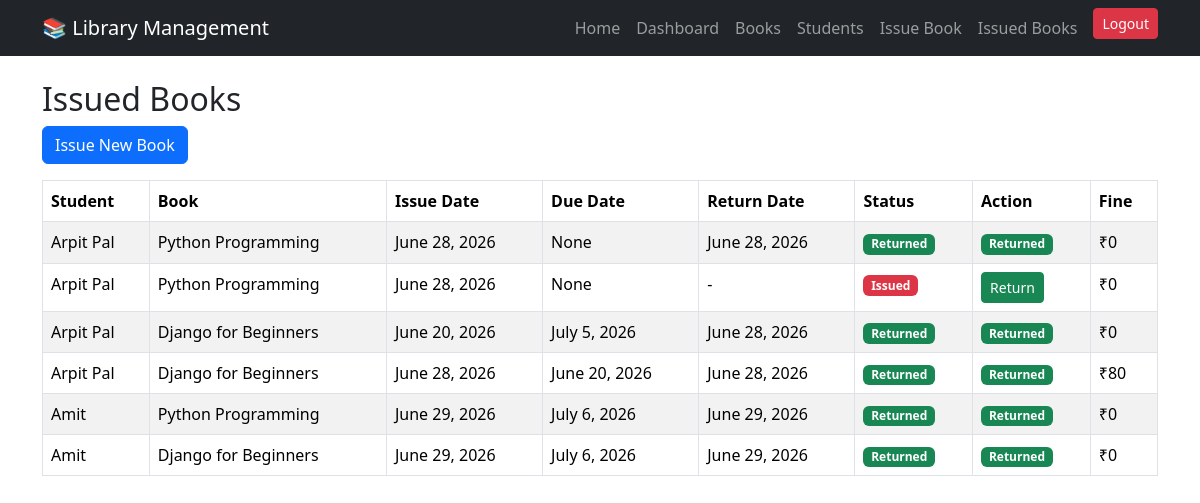
The page /issue/list/ (signed in) on the database its author committed.
### library/models.py (models this page shows, shortened)
class IssueBook(models.Model):
    student = models.ForeignKey(Student, on_delete=models.CASCADE)
    book = models.ForeignKey(Book, on_delete=models.CASCADE)
    issue_date = models.DateField(default=timezone.now)
    due_date = models.DateField(null=True, blank=True)
    return_date = models.DateField(null=True, blank=True)
    fine = models.PositiveIntegerField(default=0)
    is_returned = models.BooleanField(default=False)

class Student(models.Model):
    name = models.CharField(max_length=100)
    student_id = models.CharField(max_length=20, unique=True)
    course = models.CharField(max_length=100)
    mobile = models.CharField(max_length=15)

class Book(models.Model):
    title = models.CharField(max_length=200)
    author = models.CharField(max_length=100)
    isbn = models.CharField(max_length=20, unique=True)
    category = models.CharField(max_length=100)
    quantity = models.PositiveIntegerField()
    available = models.PositiveIntegerField()

### library/views.py (the view)
# urls.py: path('issue/list/', views.issue_list, name='issue_list'),
@login_required
def issue_list(request):
    issues = IssueBook.objects.all()
    return render(request, 'library/issue_list.html', {
        'issues': issues
    })

### library/templates/library/issue_list.html (shortened to what this page needs)
{% extends 'library/base.html' %}
{% block content %}
<h2>Issued Books</h2>
<a href="{% url 'issue_book' %}" class="btn btn-primary mb-3">
    Issue New Book
</a>
<table class="table table-bordered table-striped">
    <thead>
        <tr>
            <th>Student</th>
            <th>Book</th>
            <th>Issue Date</th>
            <th>Due Date</th>
            <th>Return Date</th>
            <th>Status</th>
            <th>Action</th>
            <th>Fine</th>
        </tr>
    </thead>
    <tbody>
    {% for issue in issues %}
        <tr>
            <td>{{ issue.student.name }}</td>
            <td>{{ issue.book.title }}</td>
            <td>{{ issue.issue_date }}</td>
            <td>{{ issue.due_date }}</td>
            <td>
    {% if issue.return_date %}
        {{ issue.return_date }}
    {% else %}
        -
    {% endif %}
</td>
            <td>
                {% if issue.is_returned %}
                    <span class="badge bg-success">
                        Returned
                    </span>
                {% else %}
                    <span class="badge bg-danger">
                        Issued
                    </span>
                {% endif %}
            </td>
            <td>
                {% if not issue.is_returned %}
                    <a href="{% url 'return_book' issue.id %}"
                       class="btn btn-success btn-sm">
                        Return
                    </a>
                {% else %}
                    <span class="badge bg-success">
                        Returned
                    </span>
                {% endif %}
            </td>
            <td>₹{{ issue.fine }}</td>
        </tr>
    {% empty %}
        <tr>
           <td colspan="8" class="text-center">
                No Issued Books
            </td>
        </tr>
    {% endfor %}
    </tbody>
</table>
{% endblock %}

### rows shown on the page
IssueBook: student.name "Arpit Pal", book "Python Programming", issue_date "June 28, 2026", due_date "None", return_date "June 28, 2026", is_returned "Returned", fine "0"
IssueBook: student.name "Arpit Pal", book "Python Programming", issue_date "June 28, 2026", due_date "None", is_returned "Issued", fine "0"
IssueBook: student.name "Arpit Pal", book "Django for Beginners", issue_date "June 20, 2026", due_date "July 5, 2026", return_date "June 28, 2026", is_returned "Returned", fine "0"
IssueBook: student.name "Arpit Pal", book "Django for Beginners", issue_date "June 28, 2026", due_date "June 20, 2026", return_date "June 28, 2026", is_returned "Returned", fine "80"
IssueBook: student.name "Amit", book "Python Programming", issue_date "June 29, 2026", due_date "July 6, 2026", return_date "June 29, 2026", is_returned "Returned", fine "0"
IssueBook: student.name "Amit", book "Django for Beginners", issue_date "June 29, 2026", due_date "July 6, 2026", return_date "June 29, 2026", is_returned "Returned", fine "0"
